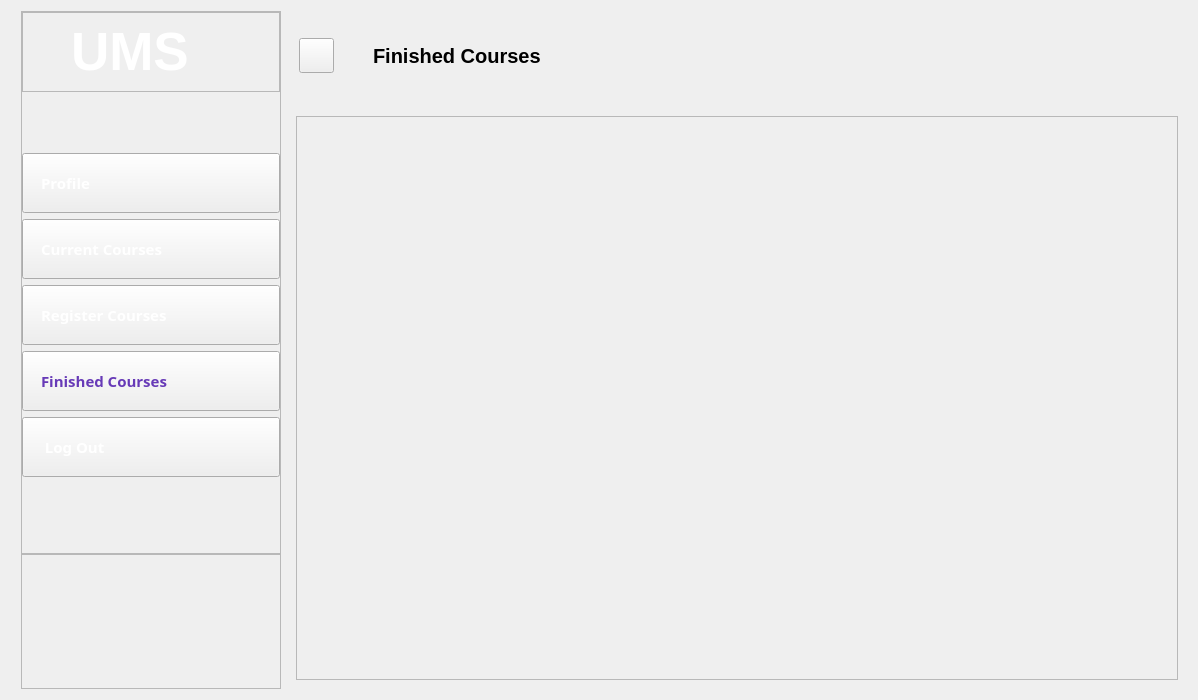
<?xml version="1.0" encoding="UTF-8"?>
<ui version="4.0">
 <class>FinishedCourses</class>
 <widget class="QDialog" name="FinishedCourses">
  <property name="geometry">
   <rect>
    <x>0</x>
    <y>0</y>
    <width>1198</width>
    <height>700</height>
   </rect>
  </property>
  <property name="minimumSize">
   <size>
    <width>1198</width>
    <height>700</height>
   </size>
  </property>
  <property name="maximumSize">
   <size>
    <width>1198</width>
    <height>700</height>
   </size>
  </property>
  <property name="windowTitle">
   <string>Dialog</string>
  </property>
  <property name="styleSheet">
   <string notr="true">border-image: url(white.png);</string>
  </property>
  <layout class="QHBoxLayout" name="horizontalLayout">
   <item>
    <widget class="QWidget" name="leftMenu" native="true">
     <property name="minimumSize">
      <size>
       <width>270</width>
       <height>0</height>
      </size>
     </property>
     <property name="maximumSize">
      <size>
       <width>270</width>
       <height>16777215</height>
      </size>
     </property>
     <property name="styleSheet">
      <string notr="true">border-image: url(22.png);</string>
     </property>
     <layout class="QVBoxLayout" name="verticalLayout_17">
      <property name="leftMargin">
       <number>10</number>
      </property>
      <property name="topMargin">
       <number>0</number>
      </property>
      <property name="rightMargin">
       <number>0</number>
      </property>
      <property name="bottomMargin">
       <number>0</number>
      </property>
      <item>
       <widget class="QFrame" name="frame_13">
        <property name="frameShape">
         <enum>QFrame::StyledPanel</enum>
        </property>
        <property name="frameShadow">
         <enum>QFrame::Raised</enum>
        </property>
        <layout class="QVBoxLayout" name="verticalLayout_18">
         <property name="leftMargin">
          <number>0</number>
         </property>
         <property name="topMargin">
          <number>0</number>
         </property>
         <property name="rightMargin">
          <number>0</number>
         </property>
         <property name="bottomMargin">
          <number>0</number>
         </property>
         <item alignment="Qt::AlignTop">
          <widget class="QFrame" name="frame_14">
           <property name="styleSheet">
            <string notr="true"/>
           </property>
           <property name="frameShape">
            <enum>QFrame::StyledPanel</enum>
           </property>
           <property name="frameShadow">
            <enum>QFrame::Raised</enum>
           </property>
           <layout class="QHBoxLayout" name="horizontalLayout_13">
            <item alignment="Qt::AlignHCenter|Qt::AlignTop">
             <widget class="QLabel" name="label_8">
              <property name="font">
               <font>
                <family>Tahoma</family>
                <pointsize>40</pointsize>
                <italic>false</italic>
                <bold>true</bold>
               </font>
              </property>
              <property name="styleSheet">
               <string notr="true">COLOR:rgb(255, 255, 255);
font: 700 40pt &quot;Tahoma&quot;;</string>
              </property>
              <property name="text">
               <string>UMS</string>
              </property>
             </widget>
            </item>
            <item>
             <widget class="QPushButton" name="pushButton_26">
              <property name="maximumSize">
               <size>
                <width>35</width>
                <height>35</height>
               </size>
              </property>
              <property name="cursor">
               <cursorShape>PointingHandCursor</cursorShape>
              </property>
              <property name="styleSheet">
               <string notr="true">border-image:url(close.png);
border-radius:17px;</string>
              </property>
              <property name="text">
               <string/>
              </property>
              <property name="iconSize">
               <size>
                <width>20</width>
                <height>20</height>
               </size>
              </property>
             </widget>
            </item>
           </layout>
          </widget>
         </item>
         <item>
          <widget class="QPushButton" name="pushButton_31">
           <property name="font">
            <font>
             <family>Arial Black</family>
             <pointsize>11</pointsize>
             <italic>false</italic>
             <bold>true</bold>
            </font>
           </property>
           <property name="cursor">
            <cursorShape>PointingHandCursor</cursorShape>
           </property>
           <property name="styleSheet">
            <string notr="true">*{padding:18px;
text-align:left;
font: 900 11pt &quot;Arial Black&quot;;
color:rgb(255, 255, 255);
}

#pushButton_31::hover{
border-image: url(white.png);
color:rgb(103,58,183);
}</string>
           </property>
           <property name="text">
            <string>Profile</string>
           </property>
          </widget>
         </item>
         <item>
          <widget class="QPushButton" name="pushButton_28">
           <property name="font">
            <font>
             <family>Arial Black</family>
             <pointsize>11</pointsize>
             <italic>false</italic>
             <bold>true</bold>
            </font>
           </property>
           <property name="cursor">
            <cursorShape>PointingHandCursor</cursorShape>
           </property>
           <property name="styleSheet">
            <string notr="true">*{padding:18px;
text-align:left;
font: 900 11pt &quot;Arial Black&quot;;
color:rgb(255, 255, 255);
}

#pushButton_28::hover{
border-image: url(white.png);
color:rgb(103,58,183);
}</string>
           </property>
           <property name="text">
            <string>Current Courses</string>
           </property>
          </widget>
         </item>
         <item>
          <widget class="QPushButton" name="pushButton_29">
           <property name="font">
            <font>
             <family>Arial Black</family>
             <pointsize>11</pointsize>
             <italic>false</italic>
             <bold>true</bold>
            </font>
           </property>
           <property name="cursor">
            <cursorShape>PointingHandCursor</cursorShape>
           </property>
           <property name="styleSheet">
            <string notr="true">*{padding:18px;
text-align:left;
font: 900 11pt &quot;Arial Black&quot;;
color:rgb(255, 255, 255);
}

#pushButton_29::hover{
border-image: url(white.png);
color:rgb(103,58,183);
}</string>
           </property>
           <property name="text">
            <string>Register Courses</string>
           </property>
          </widget>
         </item>
         <item>
          <widget class="QPushButton" name="pushButton_30">
           <property name="font">
            <font>
             <family>Arial Black</family>
             <pointsize>11</pointsize>
             <italic>false</italic>
             <bold>true</bold>
            </font>
           </property>
           <property name="cursor">
            <cursorShape>PointingHandCursor</cursorShape>
           </property>
           <property name="styleSheet">
            <string notr="true">border-image: url(white.png);
padding:18px;
font: 900 11pt &quot;Arial Black&quot;;
text-align:left;
color:rgb(103,58,183);</string>
           </property>
           <property name="text">
            <string>Finished Courses</string>
           </property>
          </widget>
         </item>
         <item>
          <widget class="QPushButton" name="pushButton_32">
           <property name="font">
            <font>
             <family>Arial Black</family>
             <pointsize>11</pointsize>
             <italic>false</italic>
             <bold>true</bold>
            </font>
           </property>
           <property name="cursor">
            <cursorShape>PointingHandCursor</cursorShape>
           </property>
           <property name="styleSheet">
            <string notr="true">*{padding:18px;
text-align:left;
font: 900 11pt &quot;Arial Black&quot;;
color:rgb(255, 255, 255);
}

*::hover{
border-image: url(white.png);
color:rgb(103,58,183);
}</string>
           </property>
           <property name="text">
            <string> Log Out</string>
           </property>
          </widget>
         </item>
         <item>
          <spacer name="verticalSpacer_2">
           <property name="orientation">
            <enum>Qt::Vertical</enum>
           </property>
           <property name="sizeType">
            <enum>QSizePolicy::Fixed</enum>
           </property>
           <property name="sizeHint" stdset="0">
            <size>
             <width>20</width>
             <height>70</height>
            </size>
           </property>
          </spacer>
         </item>
         <item alignment="Qt::AlignTop">
          <widget class="QFrame" name="frame_15">
           <property name="sizePolicy">
            <sizepolicy hsizetype="Preferred" vsizetype="Expanding">
             <horstretch>0</horstretch>
             <verstretch>0</verstretch>
            </sizepolicy>
           </property>
           <property name="frameShape">
            <enum>QFrame::StyledPanel</enum>
           </property>
           <property name="frameShadow">
            <enum>QFrame::Raised</enum>
           </property>
           <layout class="QVBoxLayout" name="verticalLayout_19">
            <property name="spacing">
             <number>9</number>
            </property>
            <property name="leftMargin">
             <number>0</number>
            </property>
            <property name="topMargin">
             <number>0</number>
            </property>
            <property name="rightMargin">
             <number>0</number>
            </property>
            <property name="bottomMargin">
             <number>0</number>
            </property>
           </layout>
          </widget>
         </item>
        </layout>
       </widget>
      </item>
     </layout>
    </widget>
   </item>
   <item>
    <widget class="QWidget" name="mainBody" native="true">
     <property name="minimumSize">
      <size>
       <width>0</width>
       <height>0</height>
      </size>
     </property>
     <property name="styleSheet">
      <string notr="true"/>
     </property>
     <layout class="QVBoxLayout" name="verticalLayout_16">
      <property name="leftMargin">
       <number>0</number>
      </property>
      <property name="topMargin">
       <number>0</number>
      </property>
      <property name="rightMargin">
       <number>0</number>
      </property>
      <property name="bottomMargin">
       <number>0</number>
      </property>
      <item>
       <widget class="QWidget" name="HeaderFrame_4" native="true">
        <property name="minimumSize">
         <size>
          <width>0</width>
          <height>90</height>
         </size>
        </property>
        <property name="maximumSize">
         <size>
          <width>16777215</width>
          <height>90</height>
         </size>
        </property>
        <layout class="QHBoxLayout" name="horizontalLayout_11">
         <property name="leftMargin">
          <number>0</number>
         </property>
         <property name="topMargin">
          <number>0</number>
         </property>
         <property name="rightMargin">
          <number>0</number>
         </property>
         <property name="bottomMargin">
          <number>0</number>
         </property>
         <item>
          <widget class="QWidget" name="widget_7" native="true">
           <property name="maximumSize">
            <size>
             <width>80</width>
             <height>16777215</height>
            </size>
           </property>
           <layout class="QHBoxLayout" name="horizontalLayout_12">
            <property name="spacing">
             <number>0</number>
            </property>
            <property name="leftMargin">
             <number>0</number>
            </property>
            <property name="topMargin">
             <number>0</number>
            </property>
            <property name="rightMargin">
             <number>20</number>
            </property>
            <property name="bottomMargin">
             <number>0</number>
            </property>
            <item>
             <widget class="QPushButton" name="pushButton_25">
              <property name="minimumSize">
               <size>
                <width>10</width>
                <height>20</height>
               </size>
              </property>
              <property name="maximumSize">
               <size>
                <width>35</width>
                <height>35</height>
               </size>
              </property>
              <property name="cursor">
               <cursorShape>PointingHandCursor</cursorShape>
              </property>
              <property name="styleSheet">
               <string notr="true">border-image:url(menubutton.jpg);</string>
              </property>
              <property name="text">
               <string/>
              </property>
             </widget>
            </item>
           </layout>
          </widget>
         </item>
         <item>
          <widget class="QLabel" name="label_2">
           <property name="font">
            <font>
             <family>Segoe UI</family>
             <pointsize>15</pointsize>
             <italic>false</italic>
             <bold>true</bold>
            </font>
           </property>
           <property name="styleSheet">
            <string notr="true">*{
	font: 700 15pt &quot;Segoe UI&quot;;
color: rgb(0, 0, 0);
}</string>
           </property>
           <property name="text">
            <string>Finished Courses</string>
           </property>
          </widget>
         </item>
         <item>
          <widget class="QWidget" name="widget_8" native="true"/>
         </item>
        </layout>
       </widget>
      </item>
      <item>
       <widget class="QWidget" name="mainFrame_4" native="true">
        <property name="font">
         <font>
          <italic>true</italic>
         </font>
        </property>
        <property name="styleSheet">
         <string notr="true">border-image: url(white.png);</string>
        </property>
        <layout class="QVBoxLayout" name="verticalLayout">
         <item>
          <widget class="QScrollArea" name="scrollArea">
           <property name="widgetResizable">
            <bool>true</bool>
           </property>
           <widget class="QWidget" name="scrollAreaWidgetContents">
            <property name="geometry">
             <rect>
              <x>0</x>
              <y>0</y>
              <width>884</width>
              <height>566</height>
             </rect>
            </property>
            <layout class="QVBoxLayout" name="verticalLayout_2">
             <property name="leftMargin">
              <number>11</number>
             </property>
             <property name="topMargin">
              <number>11</number>
             </property>
             <property name="rightMargin">
              <number>11</number>
             </property>
             <property name="bottomMargin">
              <number>11</number>
             </property>
             <item>
              <spacer name="verticalSpacer">
               <property name="orientation">
                <enum>Qt::Vertical</enum>
               </property>
               <property name="sizeHint" stdset="0">
                <size>
                 <width>20</width>
                 <height>40</height>
                </size>
               </property>
              </spacer>
             </item>
            </layout>
           </widget>
          </widget>
         </item>
        </layout>
       </widget>
      </item>
     </layout>
    </widget>
   </item>
  </layout>
 </widget>
 <resources/>
 <connections/>
</ui>
